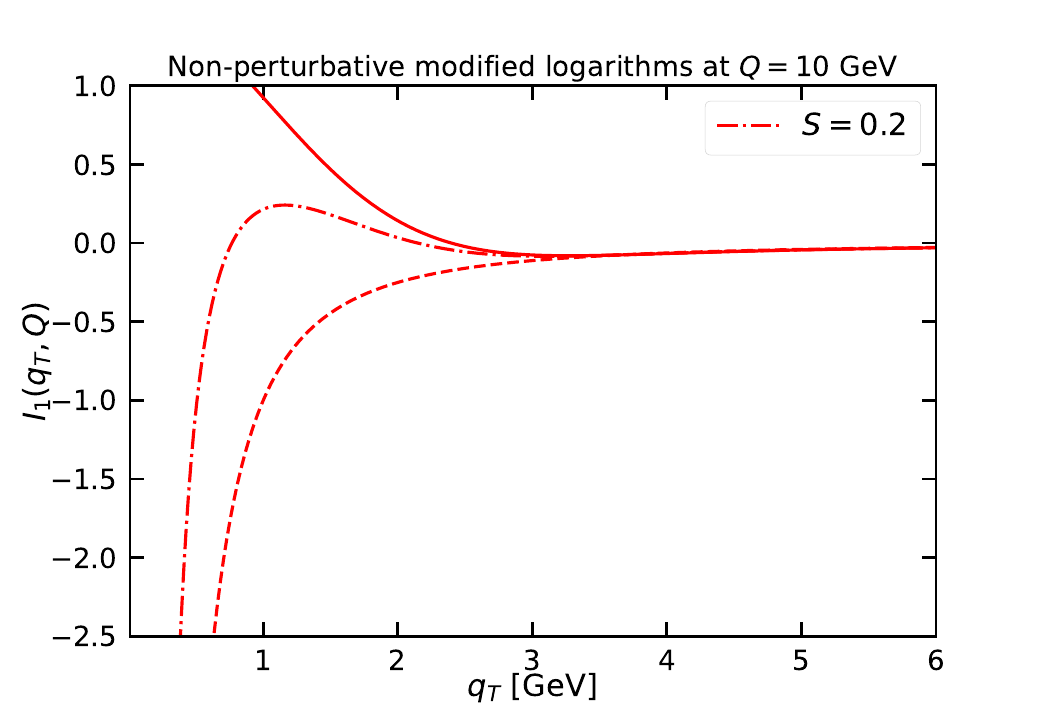

Generate this figure with Python:
import numpy as np
#import pylab as pl
import matplotlib.pyplot as pl

pl.style.use('seaborn-talk')
pl.rc('axes', linewidth=2)
ax = pl.gca()

ax.get_yaxis().set_tick_params(which='both', direction='in', width=2, right='on')
ax.get_xaxis().set_tick_params(which='both', direction='in', width=2, top='on')
ax.get_yaxis().set_tick_params(which='major', size=10)
ax.get_xaxis().set_tick_params(which='major', size=10)
ax.get_yaxis().set_tick_params(which='minor', size=5)
ax.get_xaxis().set_tick_params(which='minor', size=5)

data = np.loadtxt('logs.dat')

pl.title(r"Non-perturbative modified logarithms at $Q = 10$ GeV", fontsize=20)

pl.xlabel(r'$q_T$ [GeV]', fontsize=22, labelpad=-2)
pl.ylabel(r'$I_1(q_T,Q)$', fontsize=22, labelpad=-2)
pl.xlim(0.01, 6)
pl.ylim(-2.5, 1)
pl.xticks(size=20)
pl.yticks(size=20)

pl.plot(data[1000:2000,1], data[1000:2000,2], 'r-')
pl.plot(data[1000:2000,1], data[1000:2000,3], 'r--')
pl.plot(data[1000:2000,1], data[1000:2000,4], 'r-.', label=r'$S=0.2$')

pl.legend(fontsize=22)

pl.savefig('logsTrans.pdf')
pl.show()
